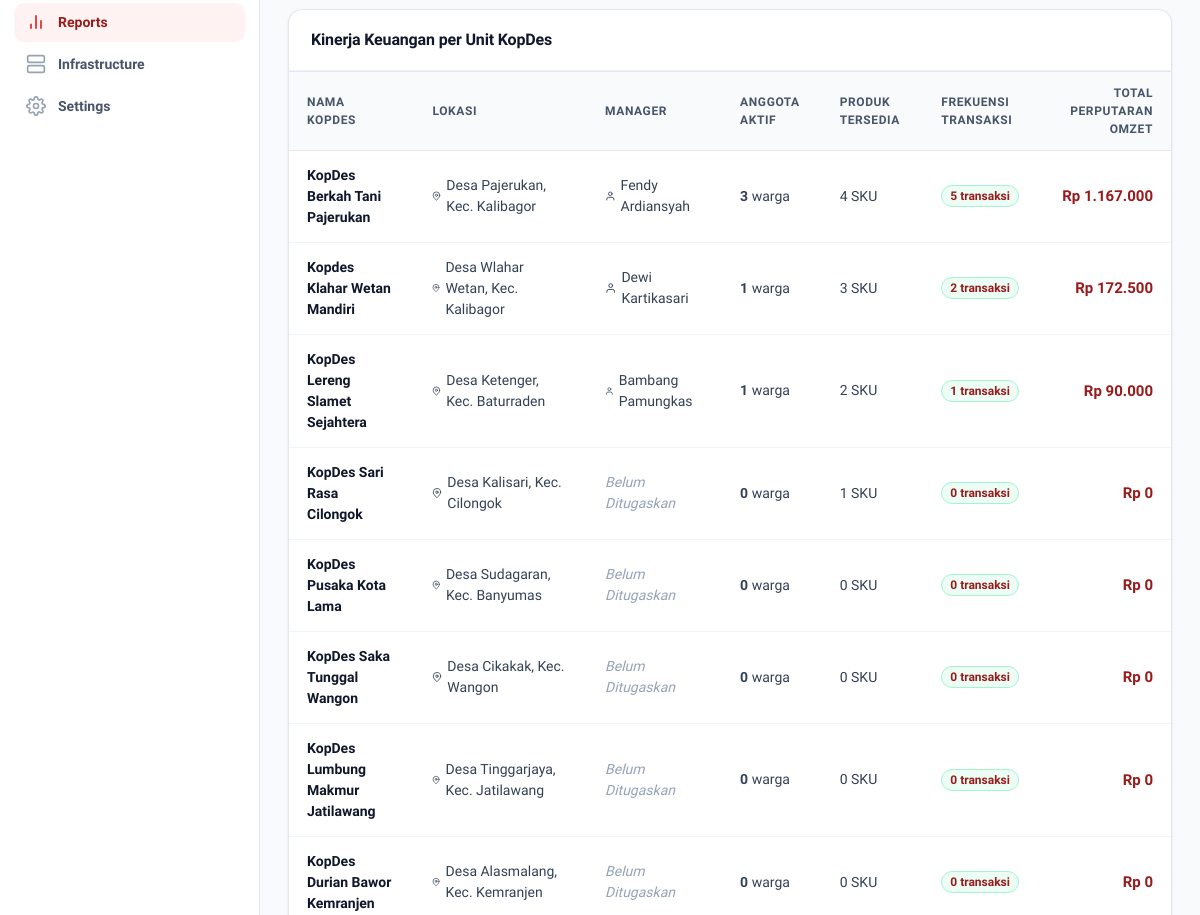
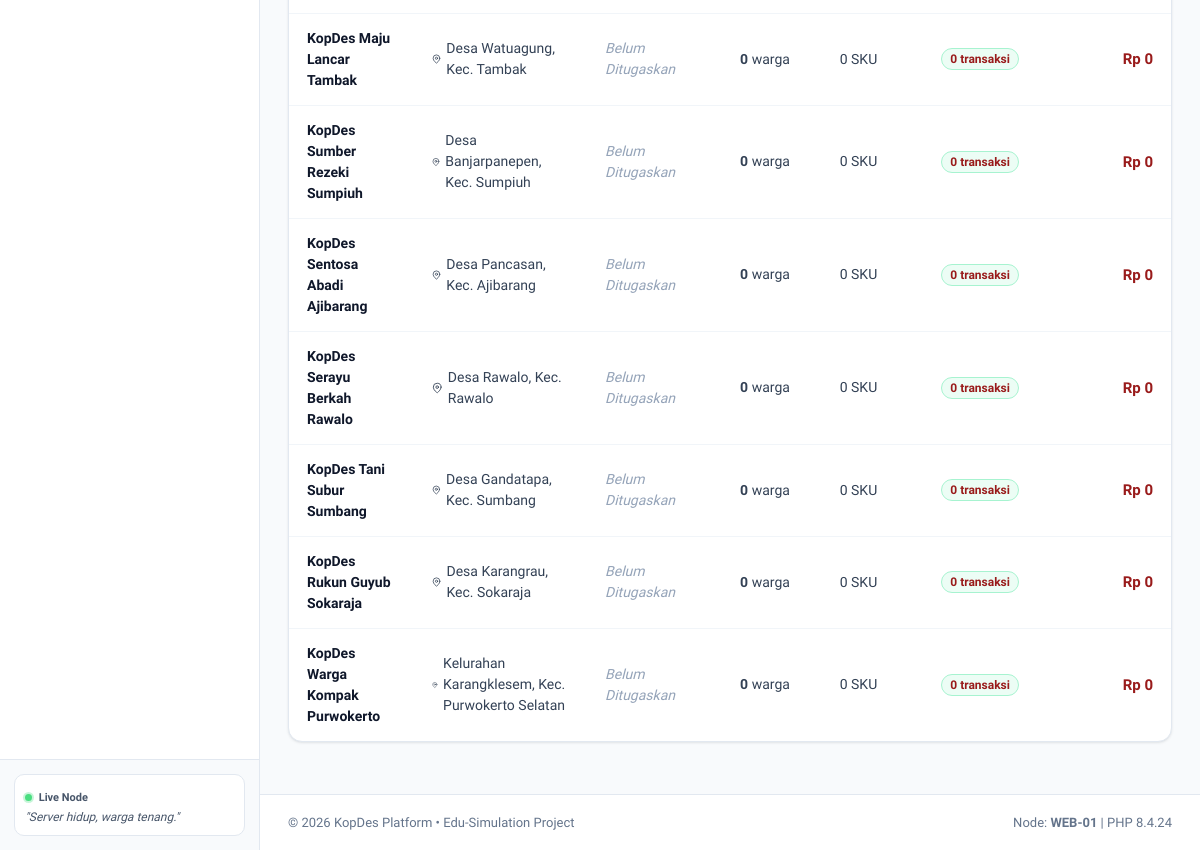
The app's page /index.php?page=reports (signed in, lower part), older data (2 pictures, top to bottom).
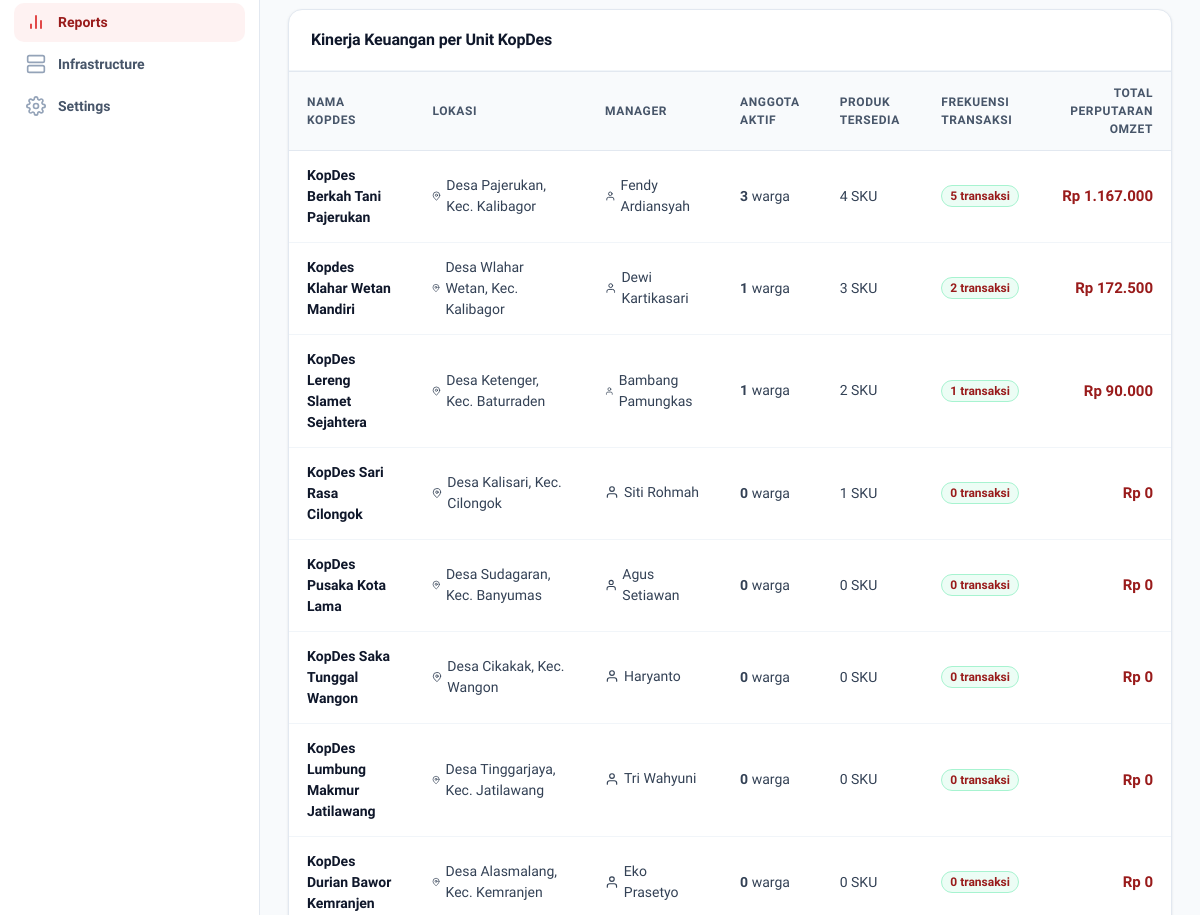
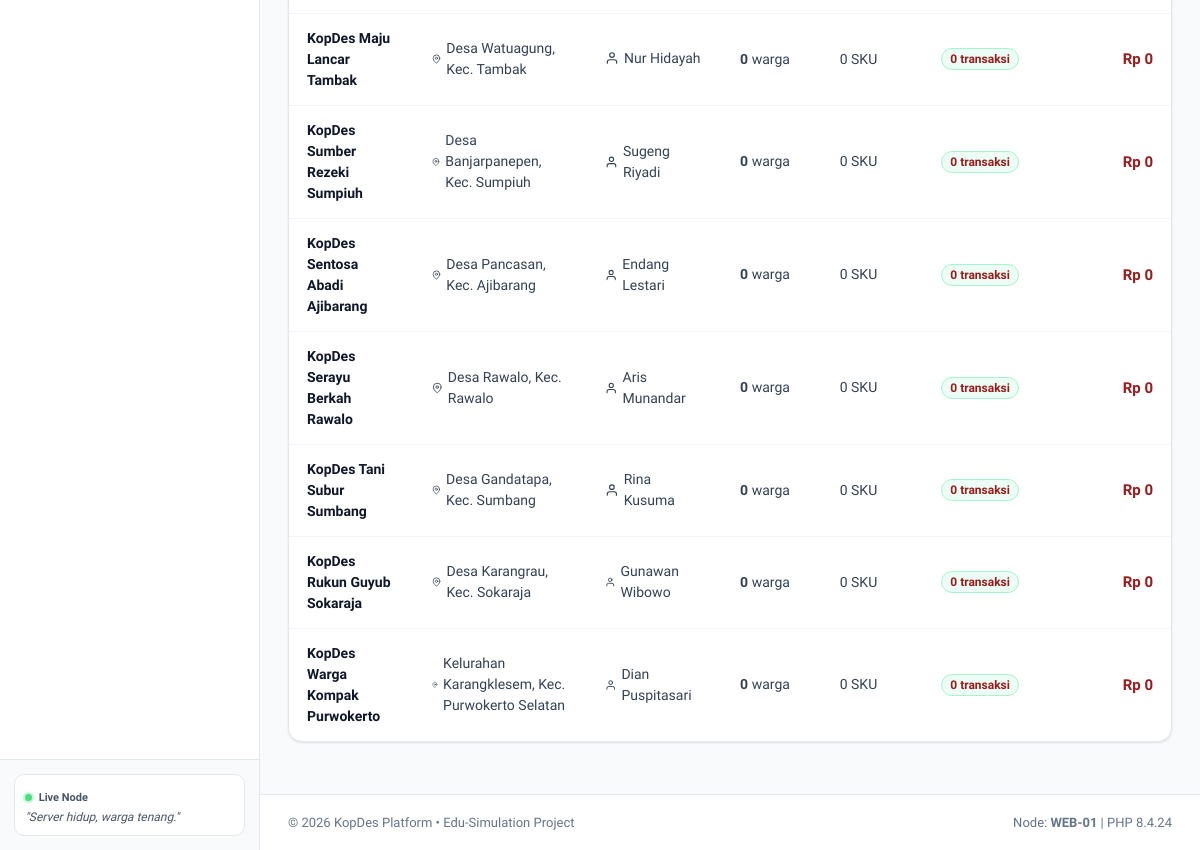
The same page, newer data (2 pictures, top to bottom).
### tables this page shows
CREATE TABLE `kopdes` (
  `id` INT UNSIGNED NOT NULL AUTO_INCREMENT,
  `name` VARCHAR(150) NOT NULL,
  `location` VARCHAR(150) NOT NULL,
  `village_name` VARCHAR(100) NULL,
  `district_name` VARCHAR(100) NULL,
  `regency_name` VARCHAR(100) NULL,
  `province_name` VARCHAR(100) NULL,
  `latitude` DECIMAL(10, 8) NULL,
  `longitude` DECIMAL(11, 8) NULL,
  `description` TEXT NULL,
  `manager_id` INT UNSIGNED NULL,
  `status` ENUM('active', 'inactive') NOT NULL DEFAULT 'active',
  `created_at` TIMESTAMP NOT NULL DEFAULT CURRENT_TIMESTAMP,
  `updated_at` TIMESTAMP NOT NULL DEFAULT CURRENT_TIMESTAMP ON UPDATE CURRENT_TIMESTAMP,
  PRIMARY KEY (`id`),
  INDEX `idx_kopdes_manager` (`manager_id`),
  INDEX `idx_kopdes_status` (`status`),
  INDEX `idx_kopdes_coords` (`latitude`, `longitude`),
  CONSTRAINT `fk_kopdes_manager`
    FOREIGN KEY (`manager_id`) REFERENCES `users` (`id`)
    ON DELETE SET NULL ON UPDATE CASCADE
);

CREATE TABLE `users` (
  `id` INT UNSIGNED NOT NULL AUTO_INCREMENT,
  `name` VARCHAR(100) NOT NULL,
  `email` VARCHAR(120) NOT NULL UNIQUE,
  `password` VARCHAR(255) NOT NULL,
  `role` ENUM('HEAD_GOV', 'MANAGER', 'CITIZEN') NOT NULL DEFAULT 'CITIZEN',
  `phone` VARCHAR(30) NULL,
  `address` TEXT NULL,
  `created_at` TIMESTAMP NOT NULL DEFAULT CURRENT_TIMESTAMP,
  `updated_at` TIMESTAMP NOT NULL DEFAULT CURRENT_TIMESTAMP ON UPDATE CURRENT_TIMESTAMP,
  PRIMARY KEY (`id`),
  INDEX `idx_users_role` (`role`),
  INDEX `idx_users_email` (`email`)
);

### includes/helpers.php (called while the page is built, shortened)
<?php
if (!function_exists('e')) {
    function e(?string $value): string {
        return htmlspecialchars((string)($value ?? ''), ENT_QUOTES | ENT_SUBSTITUTE, 'UTF-8');
    }
}
if (!function_exists('format_rupiah')) {
    function format_rupiah(float|int|string $number): string {
        $clean = (float)$number;
        return 'Rp ' . number_format($clean, 0, ',', '.');
    }
}

### pages/headgov/reports.php (the view, shortened to what the changed rows need)
<?php
require_once __DIR__ . '/../../includes/auth.php';
require_once __DIR__ . '/../../includes/helpers.php';
$pdo = Database::getConnection();
$sql = "
    SELECT k.id, k.name, k.location,
           u.name AS manager_name,
           (SELECT COUNT(*) FROM memberships m WHERE m.kopdes_id = k.id AND m.status = 'active') AS total_members,
           (SELECT COUNT(*) FROM products p WHERE p.kopdes_id = k.id) AS total_products,
           (SELECT COUNT(*) FROM transactions t WHERE t.kopdes_id = k.id AND t.status = 'completed') AS total_transactions,
           (SELECT COALESCE(SUM(t.total_amount), 0) FROM transactions t WHERE t.kopdes_id = k.id AND t.status = 'completed') AS total_turnover
    FROM kopdes k
    LEFT JOIN users u ON k.manager_id = u.id
";
$sql .= " ORDER BY total_turnover DESC";
$reports = $pdo ? $pdo->query($sql)->fetchAll() : [];
require __DIR__ . '/../../includes/layout/header.php';
?>
<div class="card">
    <div class="table-responsive">
        <table class="data-table">
            <thead>
                <tr>
                    <th>Nama KopDes</th>
                    <th>Lokasi</th>
                    <th>Manager</th>
                    <th>Anggota Aktif</th>
                    <th>Produk Tersedia</th>
                    <th>Frekuensi Transaksi</th>
                    <th style="text-align:right;">Total Perputaran Omzet</th>
                </tr>
            </thead>
            <tbody>
                <?php if (empty($reports)): ?>
                    <tr>
                        <td colspan="7">
                            <div class="empty-state">
                                <div class="empty-icon-wrap" style="color:var(--color-primary);"><?= ui_icon('chart', '', 48) ?></div>
                                <div class="empty-title">Belum ada data laporan</div>
                                <div class="empty-desc">Data akan terisi otomatis seiring berlangsungnya transaksi produk dan keanggotaan.</div>
                            </div>
                        </td>
                    </tr>
                <?php else: ?>
                    <?php foreach ($reports as $r): ?>
                        <tr>
                            <td>
                                <strong style="color:var(--slate-900);"><?= e($r['name']) ?></strong>
                            </td>
                            <td>
                                <span style="display:inline-flex;align-items:center;gap:5px;color:var(--slate-700);">
                                    <?= ui_icon('location', '', 14) ?>
                                    <span><?= e($r['location']) ?></span>
                                </span>
                            </td>
                            <td>
                                <?= !empty($r['manager_name']) ? '<span style="display:inline-flex;align-items:center;gap:5px;">' . ui_icon('user', '', 14) . ' ' . e($r['manager_name']) . '</span>' : '<span style="color:var(--slate-400);font-style:italic;">Belum Ditugaskan</span>' ?>
                            </td>
                            <td>
                                <strong><?= number_format((int)$r['total_members']) ?></strong> warga
                            </td>
                            <td>
                                <?= number_format((int)$r['total_products']) ?> SKU
                            </td>
                            <td>
                                <span class="badge badge-active"><?= number_format((int)$r['total_transactions']) ?> transaksi</span>
                            </td>
                            <td style="text-align:right;">
                                <strong style="color:var(--primary-800);font-size:0.9375rem;">
                                    <?= format_rupiah($r['total_turnover']) ?>
                                </strong>
                            </td>
                        </tr>
                    <?php endforeach; ?>
                <?php endif; ?>
            </tbody>
        </table>
    </div>
</div>
<?php require __DIR__ . '/../../includes/layout/footer.php'; ?>

### includes/icons.php (shortened to what the changed rows need)
<?php
if (!function_exists('ui_icon')) {
    function ui_icon(string $name, string $class = '', int $size = 24): string {
        $attrs = 'width="' . $size . '" height="' . $size . '" class="' . htmlspecialchars($class, ENT_QUOTES) . '" viewBox="0 0 24 24" fill="none" stroke="currentColor" stroke-width="2" stroke-linecap="round" stroke-linejoin="round"';
        return match ($name) {
            'kopdes', 'store' => <<<SVG
<svg {$attrs}>
    <path d="M3 9l9-7 9 7v11a2 2 0 0 1-2 2H5a2 2 0 0 1-2-2z"></path>
    <polyline points="9 22 9 12 15 12 15 22"></polyline>
</svg>
SVG,
            'manager', 'user-tie' => <<<SVG
<svg {$attrs}>
    <path d="M20 21v-2a4 4 0 0 0-4-4H8a4 4 0 0 0-4 4v2"></path>
    <circle cx="12" cy="7" r="4"></circle>
</svg>
SVG,
            'citizens', 'users' => <<<SVG
<svg {$attrs}>
    <path d="M17 21v-2a4 4 0 0 0-4-4H5a4 4 0 0 0-4 4v2"></path>
    <circle cx="9" cy="7" r="4"></circle>
    <path d="M23 21v-2a4 4 0 0 0-3-3.87"></path>
    <path d="M16 3.13a4 4 0 0 1 0 7.75"></path>
</svg>
SVG,
            'transaksi', 'wallet', 'money' => <<<SVG
<svg {$attrs}>
    <rect x="2" y="6" width="20" height="12" rx="2"></rect>
    <circle cx="12" cy="12" r="2"></circle>
    <path d="M6 12h.01M18 12h.01"></path>
</svg>
SVG,
            'package', 'box' => <<<SVG
<svg {$attrs}>
    <line x1="16.5" y1="9.4" x2="7.5" y2="4.21"></line>
    <path d="M21 16V8a2 2 0 0 0-1-1.73l-7-4a2 2 0 0 0-2 0l-7 4A2 2 0 0 0 3 8v8a2 2 0 0 0 1 1.73l7 4a2 2 0 0 0 2 0l7-4A2 2 0 0 0 21 16z"></path>
    <polyline points="3.27 6.96 12 12.01 20.73 6.96"></polyline>
    <line x1="12" y1="22.08" x2="12" y2="12"></line>
</svg>
SVG,
            'chart', 'analytics' => <<<SVG
<svg {$attrs}>
    <line x1="18" y1="20" x2="18" y2="10"></line>
    <line x1="12" y1="20" x2="12" y2="4"></line>
    <line x1="6" y1="20" x2="6" y2="14"></line>
SVG,
            'location', 'pin' => <<<SVG
<svg {$attrs}>
SVG,
            'phone' => <<<SVG
<svg {$attrs}>
SVG,
            'receipt', 'invoice' => <<<SVG
<svg {$attrs}>
SVG,
            'check', 'success' => <<<SVG
<svg {$attrs}>
SVG,
            'search' => <<<SVG
<svg {$attrs}>
SVG,
            'celebration', 'party' => <<<SVG
<svg {$attrs}>
SVG,
            'handshake' => <<<SVG
<svg {$attrs}>
SVG,
            'server' => <<<SVG
<svg {$attrs}>
SVG,
            'database' => <<<SVG
<svg {$attrs}>
SVG,
            'cpu' => <<<SVG
<svg {$attrs}>
SVG,
            'user' => <<<SVG
<svg {$attrs}>
SVG,
            'trophy' => <<<SVG
<svg {$attrs}>
SVG,
            default => <<<SVG
<svg {$attrs}>
SVG,
        };
    }
}

Row changes from the older to the newer data that the page shows:
changed kopdes "KopDes Sari Rasa Cilongok": manager.name (not shown) → "Siti Rohmah"; no longer shows "Belum Ditugaskan"
changed kopdes "KopDes Pusaka Kota Lama": manager.name (not shown) → "Agus Setiawan"; no longer shows "Belum Ditugaskan"
changed kopdes "KopDes Saka Tunggal Wangon": manager.name (not shown) → "Haryanto"; no longer shows "Belum Ditugaskan"
changed kopdes "KopDes Lumbung Makmur Jatilawang": manager.name (not shown) → "Tri Wahyuni"; no longer shows "Belum Ditugaskan"
changed kopdes "KopDes Durian Bawor Kemranjen": manager.name (not shown) → "Eko Prasetyo"; no longer shows "Belum Ditugaskan"
changed kopdes "KopDes Maju Lancar Tambak": manager.name (not shown) → "Nur Hidayah"; no longer shows "Belum Ditugaskan"
changed kopdes "KopDes Sumber Rezeki Sumpiuh": manager.name (not shown) → "Sugeng Riyadi"; no longer shows "Belum Ditugaskan"
changed kopdes "KopDes Sentosa Abadi Ajibarang": manager.name (not shown) → "Endang Lestari"; no longer shows "Belum Ditugaskan"
changed kopdes "KopDes Serayu Berkah Rawalo": manager.name (not shown) → "Aris Munandar"; no longer shows "Belum Ditugaskan"
changed kopdes "KopDes Tani Subur Sumbang": manager.name (not shown) → "Rina Kusuma"; no longer shows "Belum Ditugaskan"
changed kopdes "KopDes Rukun Guyub Sokaraja": manager.name (not shown) → "Gunawan Wibowo"; no longer shows "Belum Ditugaskan"
changed kopdes "KopDes Warga Kompak Purwokerto": manager.name (not shown) → "Dian Puspitasari"; no longer shows "Belum Ditugaskan"
